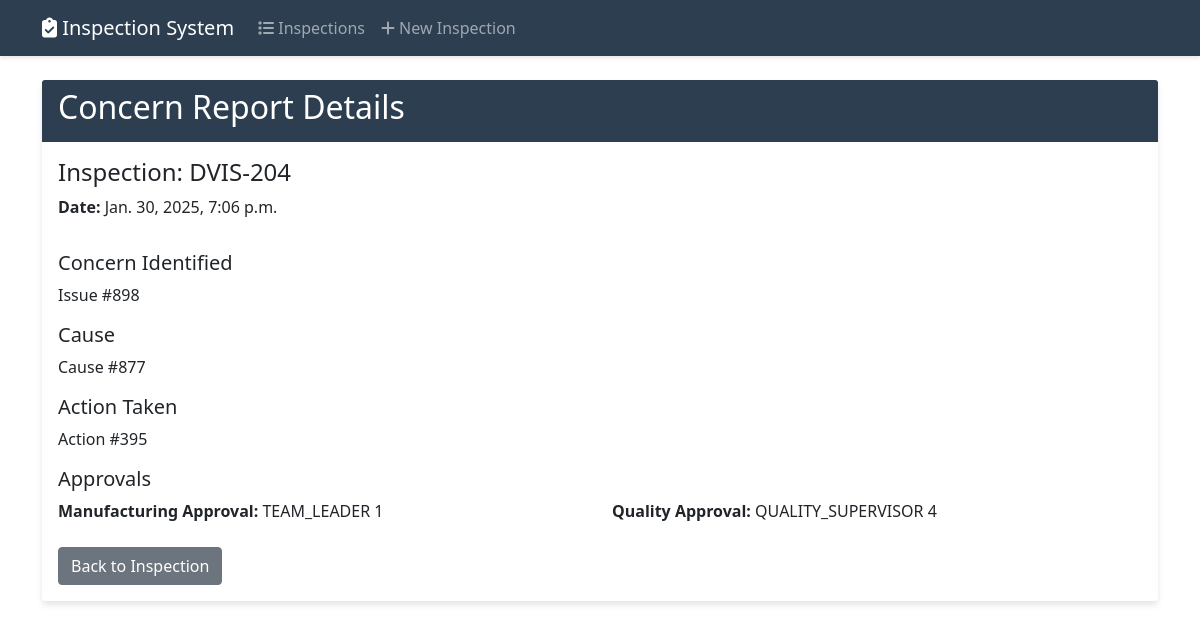
The page /inspection/concern_report/263/ on the database its author committed.
### screen_app/models.py (models this page shows, shortened)
class ConcernReport(models.Model):
    inspection = models.ForeignKey(InspectionSheet, on_delete=models.CASCADE)
    concern_identified = models.TextField()
    cause = models.TextField(blank=True)
    action_taken = models.TextField()
    manufacturing_approval = models.ForeignKey(
        Employee,
        on_delete=models.PROTECT,
        related_name='manufacturing_approvals',
        null=True,
        blank=True
    )
    quality_approval = models.ForeignKey(
        Employee,
        on_delete=models.PROTECT,
        related_name='quality_approvals',
        null=True,
        blank=True
    )
    reported_at = models.DateTimeField(auto_now_add=True)

class InspectionSheet(models.Model):
    SHIFT_CHOICES = [
        ('A', 'A Shift'),
        ('B', 'B Shift'),
        ('C', 'C Shift'),
    ]
    STATUS_CHOICES = [
        ('pending', 'Pending'),
        ('complete', 'Complete'),
        ('rejected', 'Rejected')
    ]
    document_date = models.DateField()
    shift = models.CharField(max_length=1, choices=SHIFT_CHOICES)
    line = models.CharField(max_length=50)
    part_number = models.ForeignKey(PartNumber, on_delete=models.PROTECT)
    dvis_number = models.CharField(max_length=50)
    status = models.CharField(
        max_length=20,
        choices=STATUS_CHOICES,
        default='pending',
        help_text="Current status of the inspection",
        null=True
    )
    created_at = models.DateTimeField(auto_now_add=True,null=True)
    created_at = models.DateTimeField(null=True,auto_now=True)  # Remove auto_now_add
    inspection_time = models.DateTimeField(null=True,auto_now=True)  # Add new field for explicit time control
    class Meta:
        ordering = ['-document_date', '-created_at']
        indexes = [
            models.Index(fields=['document_date', 'shift']),
            models.Index(fields=['status']),
        ]

class Employee(models.Model):
    name = models.CharField(max_length=100)
    employee_id = models.CharField(max_length=20, unique=True)
    role = models.CharField(max_length=50, choices=[
        ('OPERATOR', 'Operator'),
        ('TEAM_LEADER', 'Team Leader'),
        ('SHIFT_SUPERVISOR', 'Shift Supervisor'),
        ('QUALITY_SUPERVISOR', 'Quality Supervisor'),
    ])

### screen_app/views.py (the view)
# urls.py: path('inspection/concern_report/<int:pk>/', views.ConcernReportDetailView.as_view(), name='concern_report_detail'),
class ConcernReportDetailView(DetailView):
    model = ConcernReport
    template_name = 'inspection/concern_report_detail.html'
    context_object_name = 'concern_report'

### screen_app/templates/inspection/concern_report_detail.html (shortened to what this page needs)
{% extends 'inspection/base.html' %}
{% block content %}
<div class="card animate__animated animate__fadeIn">
    <div class="card-header">
        <h2 class="animate__animated animate__slideInLeft">Concern Report Details</h2>
    </div>
    <div class="card-body">
        <div class="row">
            <div class="col-md-6">
                <h4>Inspection: {{ concern_report.inspection.dvis_number }}</h4>
                <p><strong>Date:</strong> {{ concern_report.reported_at }}</p>
            </div>
        </div>
        <div class="mt-3">
            <h5>Concern Identified</h5>
            <p>{{ concern_report.concern_identified }}</p>
        </div>
        {% if concern_report.cause %}
        <div class="mt-3">
            <h5>Cause</h5>
            <p>{{ concern_report.cause }}</p>
        </div>
        {% endif %}
        <div class="mt-3">
            <h5>Action Taken</h5>
            <p>{{ concern_report.action_taken }}</p>
        </div>
        <div class="mt-3">
            <h5>Approvals</h5>
            <div class="row">
                <div class="col-md-6">
                    <strong>Manufacturing Approval:</strong>
                    {{ concern_report.manufacturing_approval.name|default:'Pending' }}
                </div>
                <div class="col-md-6">
                    <strong>Quality Approval:</strong>
                    {{ concern_report.quality_approval.name|default:'Pending' }}
                </div>
            </div>
        </div>
        <div class="mt-4">
            <a href="{% url 'inspection_detail' pk=concern_report.inspection.pk %}" class="btn btn-secondary">
                Back to Inspection
            </a>
        </div>
    </div>
</div>
{% endblock %}

### screen_app/templates/inspection/base.html (style rules this page uses)
:root { --primary-color: #2c3e50; --secondary-color: #34495e; --success-color: #27ae60; --danger-color: #c0392b; --warning-color: #f39c12; }
.card { border: none; box-shadow: 0 4px 6px rgba(0,0,0,0.1); margin-bottom: 1.5rem; transition: transform 0.3s ease; }
.card-header { background: var(--primary-color); color: white; border-bottom: none; }

### rows shown on the page
ConcernReport: inspection.dvis_number "DVIS-204", reported_at "Jan. 30, 2025, 7:06 p.m.", concern_identified "Issue #898", cause "Cause #877", action_taken "Action #395", manufacturing_approval.name "TEAM_LEADER 1", quality_approval.name "QUALITY_SUPERVISOR 4"
